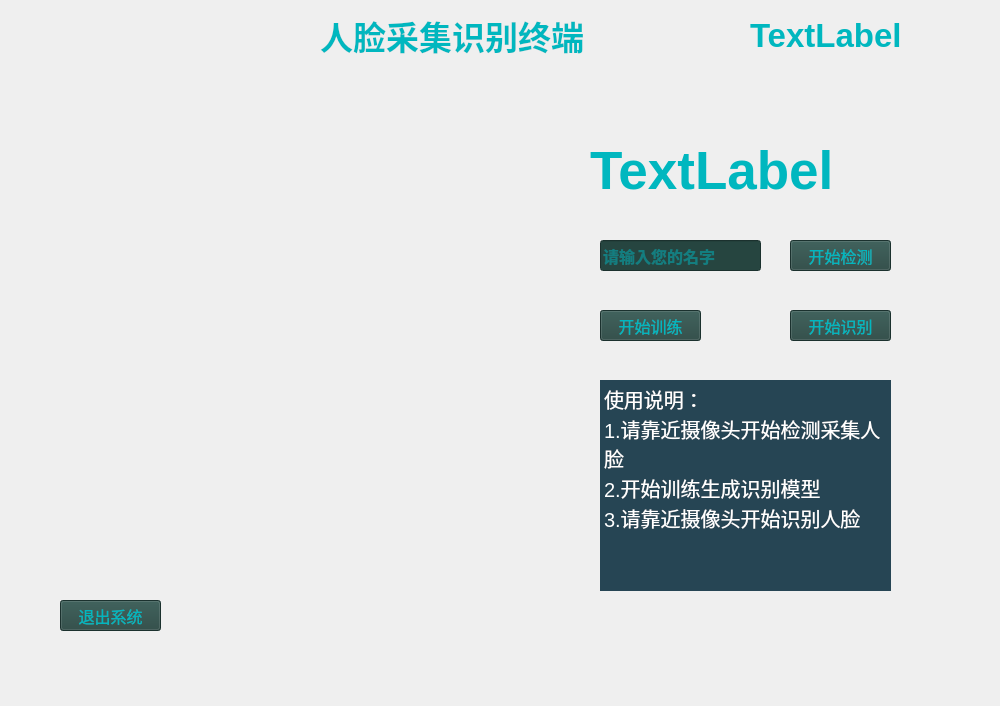
<?xml version="1.0" encoding="UTF-8"?>
<ui version="4.0">
 <class>widget</class>
 <widget class="QWidget" name="widget">
  <property name="geometry">
   <rect>
    <x>0</x>
    <y>0</y>
    <width>1000</width>
    <height>706</height>
   </rect>
  </property>
  <property name="windowTitle">
   <string>人脸采集识别系统</string>
  </property>
  <widget class="QLabel" name="backLabel">
   <property name="geometry">
    <rect>
     <x>0</x>
     <y>0</y>
     <width>1000</width>
     <height>706</height>
    </rect>
   </property>
   <property name="text">
    <string/>
   </property>
   <property name="pixmap">
    <pixmap>back.jpg</pixmap>
   </property>
  </widget>
  <widget class="QLabel" name="cameraLabel">
   <property name="geometry">
    <rect>
     <x>110</x>
     <y>150</y>
     <width>401</width>
     <height>431</height>
    </rect>
   </property>
   <property name="text">
    <string/>
   </property>
  </widget>
  <widget class="QLabel" name="titlelabel">
   <property name="geometry">
    <rect>
     <x>320</x>
     <y>0</y>
     <width>351</width>
     <height>70</height>
    </rect>
   </property>
   <property name="font">
    <font>
     <family>Calibri</family>
     <pointsize>25</pointsize>
     <weight>75</weight>
     <bold>true</bold>
    </font>
   </property>
   <property name="styleSheet">
    <string notr="true">color: rgb(0, 183, 191);</string>
   </property>
   <property name="text">
    <string>人脸采集识别终端</string>
   </property>
  </widget>
  <widget class="QLabel" name="timeLabel">
   <property name="geometry">
    <rect>
     <x>590</x>
     <y>130</y>
     <width>311</width>
     <height>81</height>
    </rect>
   </property>
   <property name="font">
    <font>
     <pointsize>40</pointsize>
     <weight>75</weight>
     <bold>true</bold>
    </font>
   </property>
   <property name="styleSheet">
    <string notr="true">color: rgb(0, 183, 191);</string>
   </property>
   <property name="text">
    <string>TextLabel</string>
   </property>
  </widget>
  <widget class="QLabel" name="dateLabel">
   <property name="geometry">
    <rect>
     <x>750</x>
     <y>0</y>
     <width>241</width>
     <height>70</height>
    </rect>
   </property>
   <property name="font">
    <font>
     <pointsize>25</pointsize>
     <weight>75</weight>
     <bold>true</bold>
    </font>
   </property>
   <property name="styleSheet">
    <string notr="true">color: rgb(0, 183, 191);</string>
   </property>
   <property name="text">
    <string>TextLabel</string>
   </property>
  </widget>
  <widget class="QLineEdit" name="InputEdit">
   <property name="geometry">
    <rect>
     <x>600</x>
     <y>240</y>
     <width>161</width>
     <height>31</height>
    </rect>
   </property>
   <property name="font">
    <font>
     <pointsize>12</pointsize>
     <weight>75</weight>
     <bold>true</bold>
    </font>
   </property>
   <property name="styleSheet">
    <string notr="true">color: rgb(0, 183, 191);
background-color: rgb(38, 69, 64);</string>
   </property>
   <property name="text">
    <string/>
   </property>
   <property name="placeholderText">
    <string>请输入您的名字</string>
   </property>
  </widget>
  <widget class="QPushButton" name="pushButton">
   <property name="geometry">
    <rect>
     <x>790</x>
     <y>240</y>
     <width>101</width>
     <height>31</height>
    </rect>
   </property>
   <property name="font">
    <font>
     <pointsize>12</pointsize>
    </font>
   </property>
   <property name="styleSheet">
    <string notr="true">background-color: rgb(38, 69, 64);
color: rgb(0, 183, 191);</string>
   </property>
   <property name="text">
    <string>开始检测</string>
   </property>
  </widget>
  <widget class="QPushButton" name="pushButton_2">
   <property name="geometry">
    <rect>
     <x>600</x>
     <y>310</y>
     <width>101</width>
     <height>31</height>
    </rect>
   </property>
   <property name="font">
    <font>
     <pointsize>12</pointsize>
    </font>
   </property>
   <property name="styleSheet">
    <string notr="true">background-color: rgb(38, 69, 64);
color: rgb(0, 183, 191);</string>
   </property>
   <property name="text">
    <string>开始训练</string>
   </property>
  </widget>
  <widget class="QPushButton" name="pushButton_3">
   <property name="geometry">
    <rect>
     <x>790</x>
     <y>310</y>
     <width>101</width>
     <height>31</height>
    </rect>
   </property>
   <property name="font">
    <font>
     <pointsize>12</pointsize>
    </font>
   </property>
   <property name="styleSheet">
    <string notr="true">background-color: rgb(38, 69, 64);
color: rgb(0, 183, 191);</string>
   </property>
   <property name="text">
    <string>开始识别</string>
   </property>
  </widget>
  <widget class="QPushButton" name="pushButton_4">
   <property name="geometry">
    <rect>
     <x>60</x>
     <y>600</y>
     <width>101</width>
     <height>31</height>
    </rect>
   </property>
   <property name="font">
    <font>
     <pointsize>12</pointsize>
    </font>
   </property>
   <property name="styleSheet">
    <string notr="true">background-color: rgb(38, 69, 64);
color: rgb(0, 183, 191);</string>
   </property>
   <property name="text">
    <string>退出系统</string>
   </property>
  </widget>
  <widget class="QTextBrowser" name="textBrowser">
   <property name="geometry">
    <rect>
     <x>600</x>
     <y>380</y>
     <width>291</width>
     <height>211</height>
    </rect>
   </property>
   <property name="font">
    <font>
     <pointsize>15</pointsize>
    </font>
   </property>
   <property name="styleSheet">
    <string notr="true">color: rgb(255, 255, 255);
background-color: rgb(38, 69, 84);</string>
   </property>
   <property name="frameShape">
    <enum>QFrame::NoFrame</enum>
   </property>
   <property name="html">
    <string>&lt;!DOCTYPE HTML PUBLIC &quot;-//W3C//DTD HTML 4.0//EN&quot; &quot;http://www.w3.org/TR/REC-html40/strict.dtd&quot;&gt;
&lt;html&gt;&lt;head&gt;&lt;meta name=&quot;qrichtext&quot; content=&quot;1&quot; /&gt;&lt;style type=&quot;text/css&quot;&gt;
p, li { white-space: pre-wrap; }
&lt;/style&gt;&lt;/head&gt;&lt;body style=&quot; font-family:'SimSun'; font-size:15pt; font-weight:400; font-style:normal;&quot;&gt;
&lt;p style=&quot; margin-top:0px; margin-bottom:0px; margin-left:0px; margin-right:0px; -qt-block-indent:0; text-indent:0px;&quot;&gt;使用说明：&lt;/p&gt;
&lt;p style=&quot; margin-top:0px; margin-bottom:0px; margin-left:0px; margin-right:0px; -qt-block-indent:0; text-indent:0px;&quot;&gt;1.请靠近摄像头开始检测采集人脸&lt;/p&gt;
&lt;p style=&quot; margin-top:0px; margin-bottom:0px; margin-left:0px; margin-right:0px; -qt-block-indent:0; text-indent:0px;&quot;&gt;2.开始训练生成识别模型&lt;/p&gt;
&lt;p style=&quot; margin-top:0px; margin-bottom:0px; margin-left:0px; margin-right:0px; -qt-block-indent:0; text-indent:0px;&quot;&gt;3.请靠近摄像头开始识别人脸&lt;/p&gt;&lt;/body&gt;&lt;/html&gt;</string>
   </property>
  </widget>
  <widget class="QLabel" name="iconLabel">
   <property name="geometry">
    <rect>
     <x>0</x>
     <y>0</y>
     <width>121</width>
     <height>70</height>
    </rect>
   </property>
   <property name="text">
    <string/>
   </property>
   <property name="pixmap">
    <pixmap>icon1.jpg</pixmap>
   </property>
  </widget>
 </widget>
 <resources/>
 <connections/>
</ui>
